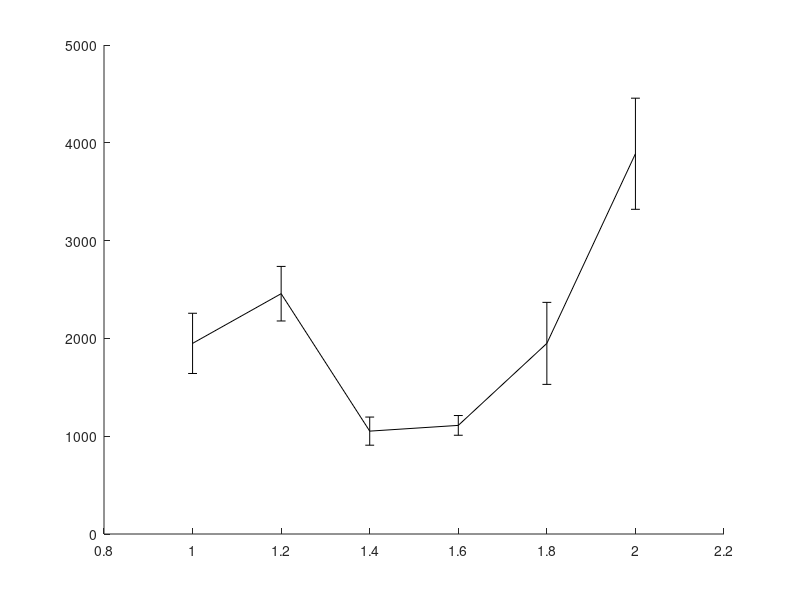

This chart was generated by the following MATLAB code: (Note: this script raises an error after producing the figure.)
% In this experiment I compare the performance of the GD (with KDL) and the
% PCS on one scene with obstacles where the start and goal configurations
% are:
% State c_start = {0.5236, 1.7453, -1.8326, -1.4835,	1.5708,	0, 1.004278, 0.2729, 0.9486, -1.15011, 1.81001, -1.97739};
% State c_goal = {0.5236, 0.34907, 0.69813, -1.3963, 1.5708, 0, 0.7096, 1.8032, -1.7061, -1.6286, 1.9143, -2.0155}; // Robot 2 no backflip - Elbow down
% This while benchmarking the maximum step distance.
% With joint limits of the ABB robots.
% LazyRRT planner
% last updated: 08/26/17

clear all
clc

%%
D1 = load('benchmark_LazyRRT_PCS_3poles_rangeB_newNN.txt'); 
D1 = D1(D1(:,1)>0.5, :);

%%
D2 = load('benchmark_LazyRRT_GD_3poles_rangeB_newNN.txt'); 

%%
% PCS
rd = sort(unique(D1(:,1)));
for i = 1:length(rd)
    M = D1(D1(:,1)==rd(i), 2:end);
    td(i) = mean(M(:,4))*1e3;
    td_ste(i) = 1e3*std(M(:,4))/sqrt(size(M,1));
    nodes_d(i) =  mean(M(:,10));
    trees_d(i) =  mean(M(:,11));
    tlc_d(i) = mean(M(:,12))*1e3;
end

%%
% GD
rg = sort(unique(D2(:,1)));
for i = 1:length(rg)
    M = D2(D2(:,1)==rg(i), 2:end);
%     disp([i-1 rg(i)  size(M,1)])
    tg(i) = mean(M(:,4))*1e3;
    tg_ste(i) = 1e3*std(M(:,4))/sqrt(size(M,1));
    nodes_g(i) =  mean(M(:,10));
    trees_g(i) =  mean(M(:,11));
    tlc_g(i) = mean(M(:,12))*1e3;
end

%%
disp(' ');
[tdmin, id] = min(td);
[tgmin, ig] = min(tg);

%%
h = figure(1);
clf
errorbar(rd,td,td_ste,'-k','linewidth',2);
hold on
errorbar(rg,tg,tg_ste,'--k','linewidth',2);
hold off
ylabel('mean runtime [msec]');
xlabel('max. local-connection distance');
legend('PCS','GD');
% xlim([0 6]);
xlim([min(rd) max(rd)]);

%% 
D1 = D1(D1(:,1)==rd(id), 2:end);
verf = D1(:,1)==1;
suc = D1(:,2)==1;

disp('PCS:');
disp(['Results of ' num2str(size(D1,1)) ' queries.']);
disp(['Minimum avg. runtime for PCS is ' num2str(tdmin) 'msec with d = ' num2str(rd(id)) ]);
disp(['Percent of successful queries verified: ' num2str(sum(verf & suc)/sum(suc)*100) '%']);
disp(['Plan distance: ' num2str(D1(1,3)) ]);
disp(['Avg. runtime: ' num2str(mean(D1(:,4))*1e3)  ' +/- ' num2str(std(D1(:,4))/sqrt(size(D1,1))*1e3) ' msec ']);
disp(['Avg. local-connection time: ' num2str(mean(D1(:,12))*1e3)  ' +/- ' num2str(std(D1(:,12))/sqrt(size(D1,1))*1e3) ' msec ']);
disp(['Avg. nodes in path: ' num2str(floor(mean(D1(:,10)))) ]);
disp(['Avg. nodes in trees: ' num2str(floor(mean(D1(:,11)))) ]);
disp(['Avg. number of IK solutions: ' num2str(floor(mean(D1(:,5)))) ]);

%%
D2 = D2(D2(:,1)==rg(ig), 2:end);
verf = D2(:,1)==1;
suc = D2(:,2)==1;

disp('GD:');
disp(['Results of ' num2str(size(D2,1)) ' queries.']);
disp(['Minimum avg. runtime for GD is ' num2str(tgmin) 'msec with d = ' num2str(rg(ig)) ]);
disp(['Percent of successful queries verified: ' num2str(sum(verf & suc)/sum(suc)*100) '%']);
disp(['Plan distance: ' num2str(D2(1,3)) ]);
disp(['Avg. runtime: ' num2str(mean(D2(:,4))*1e3)  ' +/- ' num2str(std(D2(:,4))/sqrt(size(D2,1))*1e3) ' msec ']);
disp(['Avg. local-connection time: ' num2str(mean(D2(:,12))*1e3)  ' +/- ' num2str(std(D2(:,12))/sqrt(size(D2,1))*1e3) ' msec ']);
disp(['Avg. nodes in path: ' num2str(floor(mean(D2(:,10)))) ]);
disp(['Avg. nodes in trees: ' num2str(floor(mean(D2(:,11)))) ]);
disp(['Avg. number of projections: ' num2str(floor(mean(D2(:,5)))) ]);

%%
disp(' ');
disp(['Best speed-up: t_{gd}/t_{pcs} = ' num2str(tgmin/tdmin) ]);

%%
%%
%%

% PCS
td = D1(:,4);
maxT = max(td);
T1 = linspace(0,maxT,1000);
T1 = T1(2:end);
for i = 1:length(T1)
    sd = td < T1(i);
    md(i) = mean(td(sd));
    Md(i) = 1-sum(sd)/length(td);
end
%%
% GD
tg = D2(:,4);
maxT = max(tg);
T2 = linspace(0,maxT,1000);
T2 = T2(2:end);
for i = 1:length(T2)
    sg = tg < T2(i);
    mg(i) = mean(tg(sg));
    Mg(i) = 1-sum(sg)/length(tg);
end
%%
h = figure(2);
clf
plot(T1,Md*100,'-k','linewidth',2);
hold on
plot(T2,Mg*100,'--k','linewidth',2);
hold off
xlabel('maximum runtime [sec]');
ylabel('failure rate [%]');
legend('PCS','GD');
xlim([0 max(T2)]);
title('LazyRRT');
